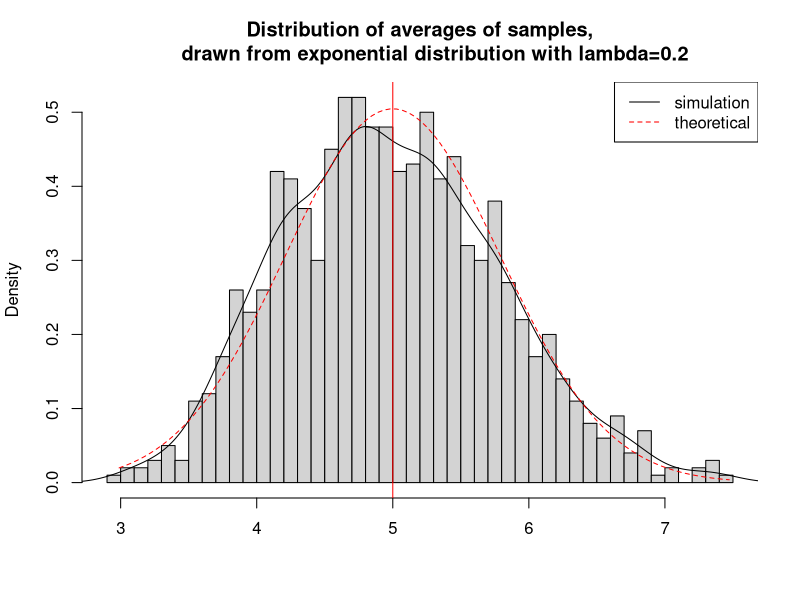
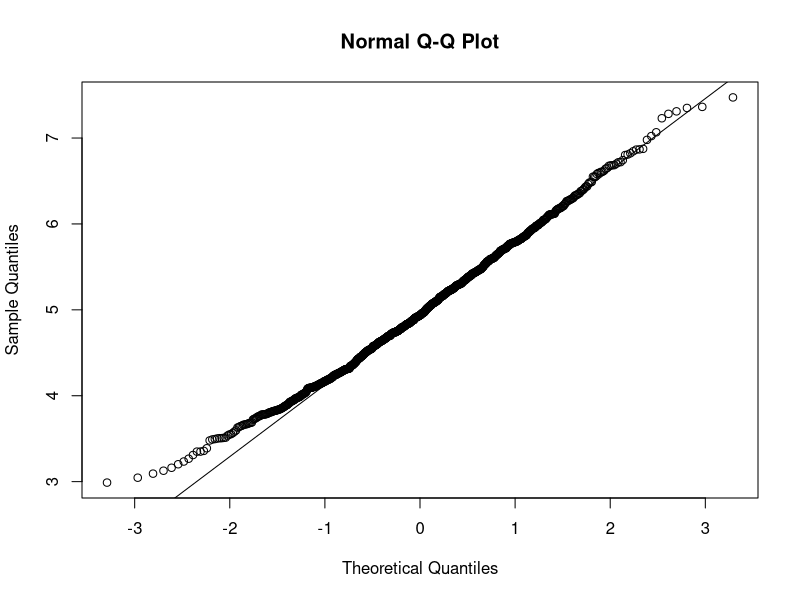
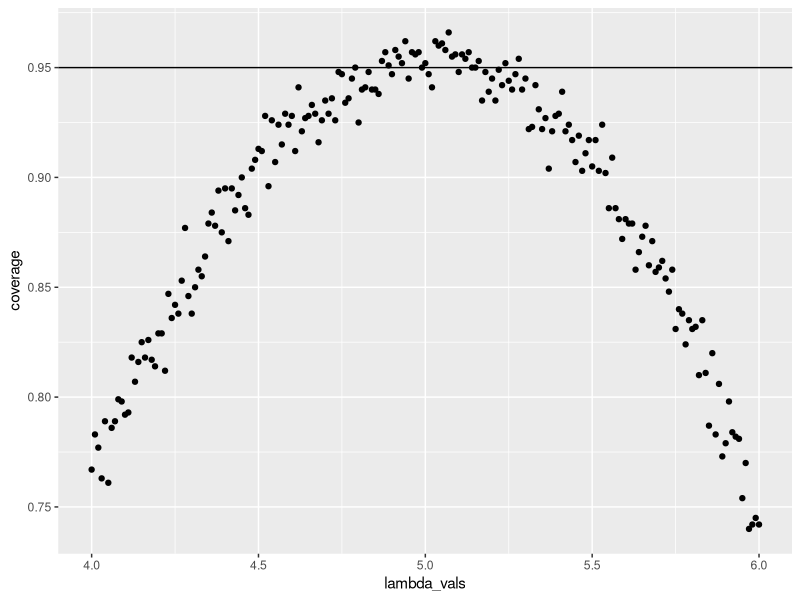

Generate these figures, in order, with R:

## ------------------------------------------------------------------------
set.seed(3)
lambda <- 0.2
num_sim <- 1000
sample_size <- 40
sim <- matrix(rexp(num_sim*sample_size, rate=lambda), num_sim, sample_size)
row_means <- rowMeans(sim)


## ------------------------------------------------------------------------
# plot the histogram of averages
hist(row_means, breaks=50, prob=TRUE,
     main="Distribution of averages of samples,
     drawn from exponential distribution with lambda=0.2",
     xlab="")
# density of the averages of samples
lines(density(row_means))
# theoretical center of distribution
abline(v=1/lambda, col="red")
# theoretical density of the averages of samples
xfit <- seq(min(row_means), max(row_means), length=100)
yfit <- dnorm(xfit, mean=1/lambda, sd=(1/lambda/sqrt(sample_size)))
lines(xfit, yfit, pch=22, col="red", lty=2)
# add legend
legend('topright', c("simulation", "theoretical"), lty=c(1,2), col=c("black", "red"))


## ------------------------------------------------------------------------
qqnorm(row_means); qqline(row_means)


## ------------------------------------------------------------------------
lambda_vals <- seq(4, 6, by=0.01)
coverage <- sapply(lambda_vals, function(lamb) {
    mu_hats <- rowMeans(matrix(rexp(sample_size*num_sim, rate=0.2),
                               num_sim, sample_size))
    ll <- mu_hats - qnorm(0.975) * sqrt(1/lambda**2/sample_size)
    ul <- mu_hats + qnorm(0.975) * sqrt(1/lambda**2/sample_size)
    mean(ll < lamb & ul > lamb)
})

library(ggplot2)
qplot(lambda_vals, coverage) + geom_hline(yintercept=0.95)

